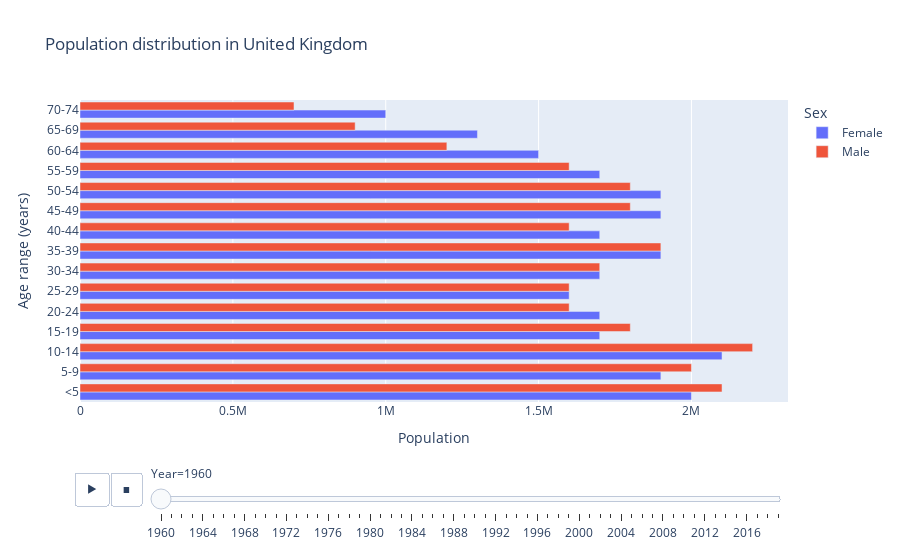

Notebook code cell kept with this figure:
### Code cell
fig = px.bar(data_frame = df[ (df.country == country) & (df.sex != 'Both') & (df.age != 'Total')],
       x="population", y="age", orientation='h',
       color='sex', animation_frame='year', barmode='group',
       labels={'year':'Year', 'age':'Age range (years)', 'sex':'Sex', 'population':'Population'},
       title=f"Population distribution in {country}")

fig.show()

### Figure 1 — Plotly figure (JSON) as saved in the notebook; plotly's stock layout.template omitted (floating-point values rounded to 4 significant figures)
{"data": [{"alignmentgroup": "True", "hovertemplate": "Sex=Female<br>Year=1960<br>Population=%{x}<br>Age range (years)=%{y}<extra></extra>", "legendgroup": "Female", "marker": {"color": "#636efa", "pattern": {"shape": ""}}, "name": "Female", "offsetgroup": "Female", "orientation": "h", "showlegend": true, "textposition": "auto", "type": "bar", "x": [2000000, 1900000, 2100000, 1700000, 1700000, 1600000, 1700000, 1900000, 1700000, 1900000, 1900000, 1700000, 1500000, 1300000, 1000000], "xaxis": "x", "y": ["<5", "5-9", "10-14", "15-19", "20-24", "25-29", "30-34", "35-39", "40-44", "45-49", "50-54", "55-59", "60-64", "65-69", "70-74"], "yaxis": "y"}, {"alignmentgroup": "True", "hovertemplate": "Sex=Male<br>Year=1960<br>Population=%{x}<br>Age range (years)=%{y}<extra></extra>", "legendgroup": "Male", "marker": {"color": "#EF553B", "pattern": {"shape": ""}}, "name": "Male", "offsetgroup": "Male", "orientation": "h", "showlegend": true, "textposition": "auto", "type": "bar", "x": [2100000, 2000000, 2200000, 1800000, 1600000, 1600000, 1700000, 1900000, 1600000, 1800000, 1800000, 1600000, 1200000, 900000, 700000], "xaxis": "x", "y": ["<5", "5-9", "10-14", "15-19", "20-24", "25-29", "30-34", "35-39", "40-44", "45-49", "50-54", "55-59", "60-64", "65-69", "70-74"], "yaxis": "y"}], "layout": {"barmode": "group", "legend": {"title": {"text": "Sex"}, "tracegroupgap": 0}, "sliders": [{"active": 0, "currentvalue": {"prefix": "Year="}, "len": 0.9, "pad": {"b": 10, "t": 60}, "steps": [{"args": [["1960"], {"frame": {"duration": 0, "redraw": true}, "fromcurrent": true, "mode": "immediate", "transition": {"duration": 0, "easing": "linear"}}], "label": "1960", "method": "animate"}, {"args": [["1961"], {"frame": {"duration": 0, "redraw": true}, "fromcurrent": true, "mode": "immediate", "transition": {"duration": 0, "easing": "linear"}}], "label": "1961", "method": "animate"}, {"args": [["1962"], {"frame": {"duration": 0, "redraw": true}, "fromcurrent": true, "mode": "immediate", "transition": {"duration": 0, "easing": "linear"}}], "label": "1962", "method": "animate"}, {"args": [["1963"], {"frame": {"duration": 0, "redraw": true}, "fromcurrent": true, "mode": "immediate", "transition": {"duration": 0, "easing": "linear"}}], "label": "1963", "method": "animate"}, {"args": [["1964"], {"frame": {"duration": 0, "redraw": true}, "fromcurrent": true, "mode": "immediate", "transition": {"duration": 0, "easing": "linear"}}], "label": "1964", "method": "animate"}, {"args": [["1965"], {"frame": {"duration": 0, "redraw": true}, "fromcurrent": true, "mode": "immediate", "transition": {"duration": 0, "easing": "linear"}}], "label": "1965", "method": "animate"}, {"args": [["1966"], {"frame": {"duration": 0, "redraw": true}, "fromcurrent": true, "mode": "immediate", "transition": {"duration": 0, "easing": "linear"}}], "label": "1966", "method": "animate"}, {"args": [["1967"], {"frame": {"duration": 0, "redraw": true}, "fromcurrent": true, "mode": "immediate", "transition": {"duration": 0, "easing": "linear"}}], "label": "1967", "method": "animate"}, {"args": [["1968"], {"frame": {"duration": 0, "redraw": true}, "fromcurrent": true, "mode": "immediate", "transition": {"duration": 0, "easing": "linear"}}], "label": "1968", "method": "animate"}, {"args": [["1969"], {"frame": {"duration": 0, "redraw": true}, "fromcurrent": true, "mode": "immediate", "transition": {"duration": 0, "easing": "linear"}}], "label": "1969", "method": "animate"}, {"args": [["1970"], {"frame": {"duration": 0, "redraw": true}, "fromcurrent": true, "mode": "immediate", "transition": {"duration": 0, "easing": "linear"}}], "label": "1970", "method": "animate"}, {"args": [["1971"], {"frame": {"duration": 0, "redraw": true}, "fromcurrent": true, "mode": "immediate", "transition": {"duration": 0, "easing": "linear"}}], "label": "1971", "method": "animate"}, {"args": [["1972"], {"frame": {"duration": 0, "redraw": true}, "fromcurrent": true, "mode": "immediate", "transition": {"duration": 0, "easing": "linear"}}], "label": "1972", "method": "animate"}, {"args": [["1973"], {"frame": {"duration": 0, "redraw": true}, "fromcurrent": true, "mode": "immediate", "transition": {"duration": 0, "easing": "linear"}}], "label": "1973", "method": "animate"}, {"args": [["1974"], {"frame": {"duration": 0, "redraw": true}, "fromcurrent": true, "mode": "immediate", "transition": {"duration": 0, "easing": "linear"}}], "label": "1974", "method": "animate"}, {"args": [["1975"], {"frame": {"duration": 0, "redraw": true}, "fromcurrent": true, "mode": "immediate", "transition": {"duration": 0, "easing": "linear"}}], "label": "1975", "method": "animate"}, {"args": [["1976"], {"frame": {"duration": 0, "redraw": true}, "fromcurrent": true, "mode": "immediate", "transition": {"duration": 0, "easing": "linear"}}], "label": "1976", "method": "animate"}, {"args": [["1977"], {"frame": {"duration": 0, "redraw": true}, "fromcurrent": true, "mode": "immediate", "transition": {"duration": 0, "easing": "linear"}}], "label": "1977", "method": "animate"}, {"args": [["1978"], {"frame": {"duration": 0, "redraw": true}, "fromcurrent": true, "mode": "immediate", "transition": {"duration": 0, "easing": "linear"}}], "label": "1978", "method": "animate"}, {"args": [["1979"], {"frame": {"duration": 0, "redraw": true}, "fromcurrent": true, "mode": "immediate", "transition": {"duration": 0, "easing": "linear"}}], "label": "1979", "method": "animate"}, {"args": [["1980"], {"frame": {"duration": 0, "redraw": true}, "fromcurrent": true, "mode": "immediate", "transition": {"duration": 0, "easing": "linear"}}], "label": "1980", "method": "animate"}, {"args": [["1981"], {"frame": {"duration": 0, "redraw": true}, "fromcurrent": true, "mode": "immediate", "transition": {"duration": 0, "easing": "linear"}}], "label": "1981", "method": "animate"}, {"args": [["1982"], {"frame": {"duration": 0, "redraw": true}, "fromcurrent": true, "mode": "immediate", "transition": {"duration": 0, "easing": "linear"}}], "label": "1982", "method": "animate"}, {"args": [["1983"], {"frame": {"duration": 0, "redraw": true}, "fromcurrent": true, "mode": "immediate", "transition": {"duration": 0, "easing": "linear"}}], "label": "1983", "method": "animate"}, {"args": [["1984"], {"frame": {"duration": 0, "redraw": true}, "fromcurrent": true, "mode": "immediate", "transition": {"duration": 0, "easing": "linear"}}], "label": "1984", "method": "animate"}, {"args": [["1985"], {"frame": {"duration": 0, "redraw": true}, "fromcurrent": true, "mode": "immediate", "transition": {"duration": 0, "easing": "linear"}}], "label": "1985", "method": "animate"}, {"args": [["1986"], {"frame": {"duration": 0, "redraw": true}, "fromcurrent": true, "mode": "immediate", "transition": {"duration": 0, "easing": "linear"}}], "label": "1986", "method": "animate"}, {"args": [["1987"], {"frame": {"duration": 0, "redraw": true}, "fromcurrent": true, "mode": "immediate", "transition": {"duration": 0, "easing": "linear"}}], "label": "1987", "method": "animate"}, {"args": [["1988"], {"frame": {"duration": 0, "redraw": true}, "fromcurrent": true, "mode": "immediate", "transition": {"duration": 0, "easing": "linear"}}], "label": "1988", "method": "animate"}, {"args": [["1989"], {"frame": {"duration": 0, "redraw": true}, "fromcurrent": true, "mode": "immediate", "transition": {"duration": 0, "easing": "linear"}}], "label": "1989", "method": "animate"}, {"args": [["1990"], {"frame": {"duration": 0, "redraw": true}, "fromcurrent": true, "mode": "immediate", "transition": {"duration": 0, "easing": "linear"}}], "label": "1990", "method": "animate"}, {"args": [["1991"], {"frame": {"duration": 0, "redraw": true}, "fromcurrent": true, "mode": "immediate", "transition": {"duration": 0, "easing": "linear"}}], "label": "1991", "method": "animate"}, {"args": [["1992"], {"frame": {"duration": 0, "redraw": true}, "fromcurrent": true, "mode": "immediate", "transition": {"duration": 0, "easing": "linear"}}], "label": "1992", "method": "animate"}, {"args": [["1993"], {"frame": {"duration": 0, "redraw": true}, "fromcurrent": true, "mode": "immediate", "transition": {"duration": 0, "easing": "linear"}}], "label": "1993", "method": "animate"}, {"args": [["1994"], {"frame": {"duration": 0, "redraw": true}, "fromcurrent": true, "mode": "immediate", "transition": {"duration": 0, "easing": "linear"}}], "label": "1994", "method": "animate"}, {"args": [["1995"], {"frame": {"duration": 0, "redraw": true}, "fromcurrent": true, "mode": "immediate", "transition": {"duration": 0, "easing": "linear"}}], "label": "1995", "method": "animate"}, {"args": [["1996"], {"frame": {"duration": 0, "redraw": true}, "fromcurrent": true, "mode": "immediate", "transition": {"duration": 0, "easing": "linear"}}], "label": "1996", "method": "animate"}, {"args": [["1997"], {"frame": {"duration": 0, "redraw": true}, "fromcurrent": true, "mode": "immediate", "transition": {"duration": 0, "easing": "linear"}}], "label": "1997", "method": "animate"}, {"args": [["1998"], {"frame": {"duration": 0, "redraw": true}, "fromcurrent": true, "mode": "immediate", "transition": {"duration": 0, "easing": "linear"}}], "label": "1998", "method": "animate"}, {"args": [["1999"], {"frame": {"duration": 0, "redraw": true}, "fromcurrent": true, "mode": "immediate", "transition": {"duration": 0, "easing": "linear"}}], "label": "1999", "method": "animate"}, {"args": [["2000"], {"frame": {"duration": 0, "redraw": true}, "fromcurrent": true, "mode": "immediate", "transition": {"duration": 0, "easing": "linear"}}], "label": "2000", "method": "animate"}, {"args": [["2001"], {"frame": {"duration": 0, "redraw": true}, "fromcurrent": true, "mode": "immediate", "transition": {"duration": 0, "easing": "linear"}}], "label": "2001", "method": "animate"}, {"args": [["2002"], {"frame": {"duration": 0, "redraw": true}, "fromcurrent": true, "mode": "immediate", "transition": {"duration": 0, "easing": "linear"}}], "label": "2002", "method": "animate"}, {"args": [["2003"], {"frame": {"duration": 0, "redraw": true}, "fromcurrent": true, "mode": "immediate", "transition": {"duration": 0, "easing": "linear"}}], "label": "2003", "method": "animate"}, {"args": [["2004"], {"frame": {"duration": 0, "redraw": true}, "fromcurrent": true, "mode": "immediate", "transition": {"duration": 0, "easing": "linear"}}], "label": "2004", "method": "animate"}, {"args": [["2005"], {"frame": {"duration": 0, "redraw": true}, "fromcurrent": true, "mode": "immediate", "transition": {"duration": 0, "easing": "linear"}}], "label": "2005", "method": "animate"}, {"args": [["2006"], {"frame": {"duration": 0, "redraw": true}, "fromcurrent": true, "mode": "immediate", "transition": {"duration": 0, "easing": "linear"}}], "label": "2006", "method": "animate"}, {"args": [["2007"], {"frame": {"duration": 0, "redraw": true}, "fromcurrent": true, "mode": "immediate", "transition": {"duration": 0, "easing": "linear"}}], "label": "2007", "method": "animate"}, {"args": [["2008"], {"frame": {"duration": 0, "redraw": true}, "fromcurrent": true, "mode": "immediate", "transition": {"duration": 0, "easing": "linear"}}], "label": "2008", "method": "animate"}, {"args": [["2009"], {"frame": {"duration": 0, "redraw": true}, "fromcurrent": true, "mode": "immediate", "transition": {"duration": 0, "easing": "linear"}}], "label": "2009", "method": "animate"}, {"args": [["2010"], {"frame": {"duration": 0, "redraw": true}, "fromcurrent": true, "mode": "immediate", "transition": {"duration": 0, "easing": "linear"}}], "label": "2010", "method": "animate"}, {"args": [["2011"], {"frame": {"duration": 0, "redraw": true}, "fromcurrent": true, "mode": "immediate", "transition": {"duration": 0, "easing": "linear"}}], "label": "2011", "method": "animate"}, {"args": [["2012"], {"frame": {"duration": 0, "redraw": true}, "fromcurrent": true, "mode": "immediate", "transition": {"duration": 0, "easing": "linear"}}], "label": "2012", "method": "animate"}, {"args": [["2013"], {"frame": {"duration": 0, "redraw": true}, "fromcurrent": true, "mode": "immediate", "transition": {"duration": 0, "easing": "linear"}}], "label": "2013", "method": "animate"}, {"args": [["2014"], {"frame": {"duration": 0, "redraw": true}, "fromcurrent": true, "mode": "immediate", "transition": {"duration": 0, "easing": "linear"}}], "label": "2014", "method": "animate"}, {"args": [["2015"], {"frame": {"duration": 0, "redraw": true}, "fromcurrent": true, "mode": "immediate", "transition": {"duration": 0, "easing": "linear"}}], "label": "2015", "method": "animate"}, {"args": [["2016"], {"frame": {"duration": 0, "redraw": true}, "fromcurrent": true, "mode": "immediate", "transition": {"duration": 0, "easing": "linear"}}], "label": "2016", "method": "animate"}, {"args": [["2017"], {"frame": {"duration": 0, "redraw": true}, "fromcurrent": true, "mode": "immediate", "transition": {"duration": 0, "easing": "linear"}}], "label": "2017", "method": "animate"}, {"args": [["2018"], {"frame": {"duration": 0, "redraw": true}, "fromcurrent": true, "mode": "immediate", "transition": {"duration": 0, "easing": "linear"}}], "label": "2018", "method": "animate"}, {"args": [["2019"], {"frame": {"duration": 0, "redraw": true}, "fromcurrent": true, "mode": "immediate", "transition": {"duration": 0, "easing": "linear"}}], "label": "2019", "method": "animate"}], "x": 0.1, "xanchor": "left", "y": 0, "yanchor": "top"}], "title": {"text": "Population distribution in United Kingdom"}, "updatemenus": [{"buttons": [{"args": [null, {"frame": {"duration": 500, "redraw": true}, "fromcurrent": true, "mode": "immediate", "transition": {"duration": 500, "easing": "linear"}}], "label": "&#9654;", "method": "animate"}, {"args": [[null], {"frame": {"duration": 0, "redraw": true}, "fromcurrent": true, "mode": "immediate", "transition": {"duration": 0, "easing": "linear"}}], "label": "&#9724;", "method": "animate"}], "direction": "left", "pad": {"r": 10, "t": 70}, "showactive": false, "type": "buttons", "x": 0.1, "xanchor": "right", "y": 0, "yanchor": "top"}], "xaxis": {"anchor": "y", "domain": [0, 1], "title": {"text": "Population"}}, "yaxis": {"anchor": "x", "domain": [0, 1], "title": {"text": "Age range (years)"}}}}
